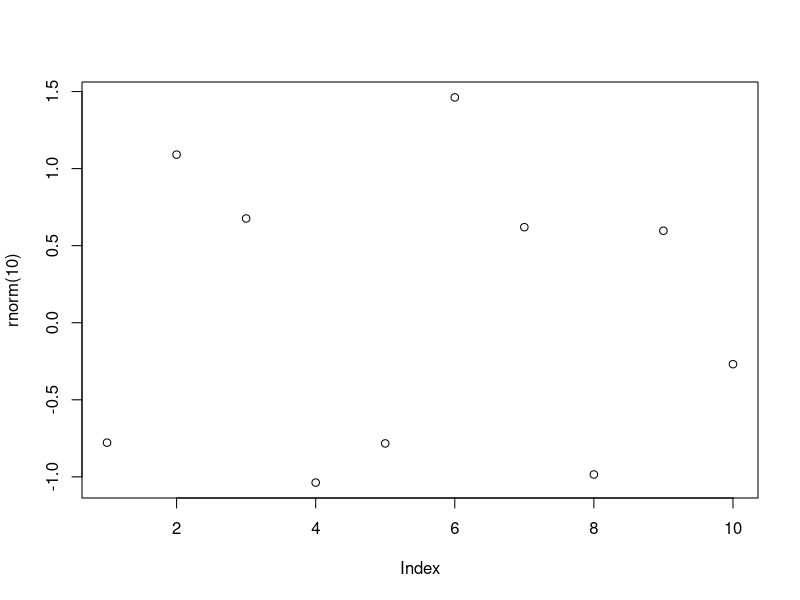

Recreate this plot in R.
## ---- chunk 1
plot(rnorm(10))
